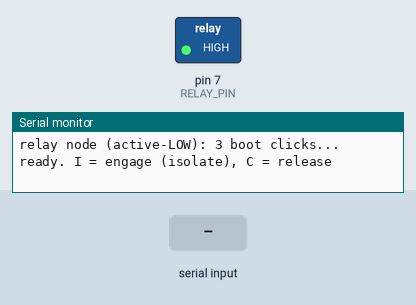
This sketch was run on a simulated Arduino Uno, built with avr-gcc and run on an emulated ATmega328P. Shown: switched loads named in the sketch (green lamp = pin HIGH), the last lines printed to the serial monitor. The test bench sets the inputs (shaded band).

Above: at 3.6 s.
3.7 s: "I" received over Serial
At 4.5 s:
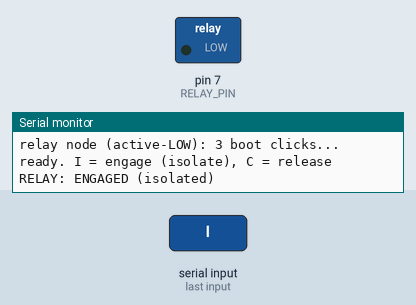
5.2 s: "C" received over Serial
At 5.7 s:
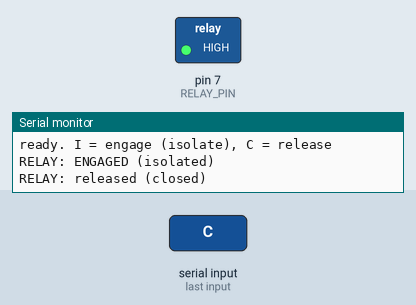
6.7 s: "i" received over Serial
At 7.9 s:
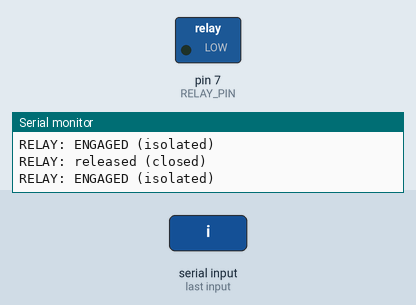
8.2 s: "c" received over Serial
At 9.2 s:
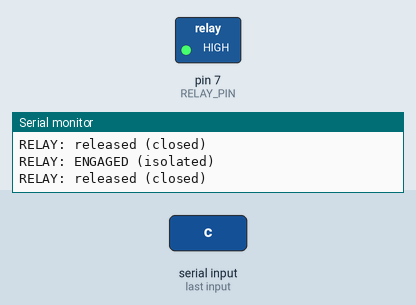
Timing chart, 0 to 10.7 s (numbered marks = the images above; inputs shaded):
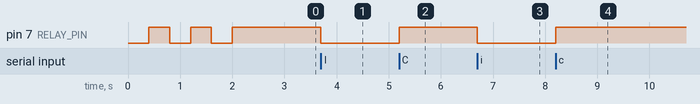

Measured:
- after the input at 3.7 s, pin 7 (RELAY_PIN): HIGH → LOW at once
- after the input at 5.2 s, pin 7 (RELAY_PIN): LOW → HIGH at once
- after the input at 6.7 s, pin 7 (RELAY_PIN): HIGH → LOW at once
- after the input at 8.2 s, pin 7 (RELAY_PIN): LOW → HIGH at once

The sketch:

relay_node.ino
```cpp
// ThermalGuard Edge — relay node (isolation actuator)
// ACTIVE-LOW relay module on D7 (VCC->5V, GND->GND, IN->D7, VR bridged to VCC).
// Host sends one character over USB serial @115200:
//   'I' = engage relay -> isolation contact opens the load path
//   'C' = release      -> load restored
// 3 audible proof-clicks at boot confirm wiring.

#define RELAY_PIN 7

void setup() {
  Serial.begin(115200);
  pinMode(RELAY_PIN, OUTPUT);
  digitalWrite(RELAY_PIN, HIGH);          // HIGH = released (active-LOW)
  Serial.println("relay node (active-LOW): 3 boot clicks...");
  for (int i = 0; i < 3; i++) {
    digitalWrite(RELAY_PIN, LOW);  delay(400);   // engage
    digitalWrite(RELAY_PIN, HIGH); delay(400);   // release
  }
  Serial.println("ready. I = engage (isolate), C = release");
}

void loop() {
  if (!Serial.available()) return;
  char c = Serial.read();
  if (c == 'I' || c == 'i') { digitalWrite(RELAY_PIN, LOW);  Serial.println("RELAY: ENGAGED (isolated)"); }
  if (c == 'C' || c == 'c') { digitalWrite(RELAY_PIN, HIGH); Serial.println("RELAY: released (closed)"); }
}
```
